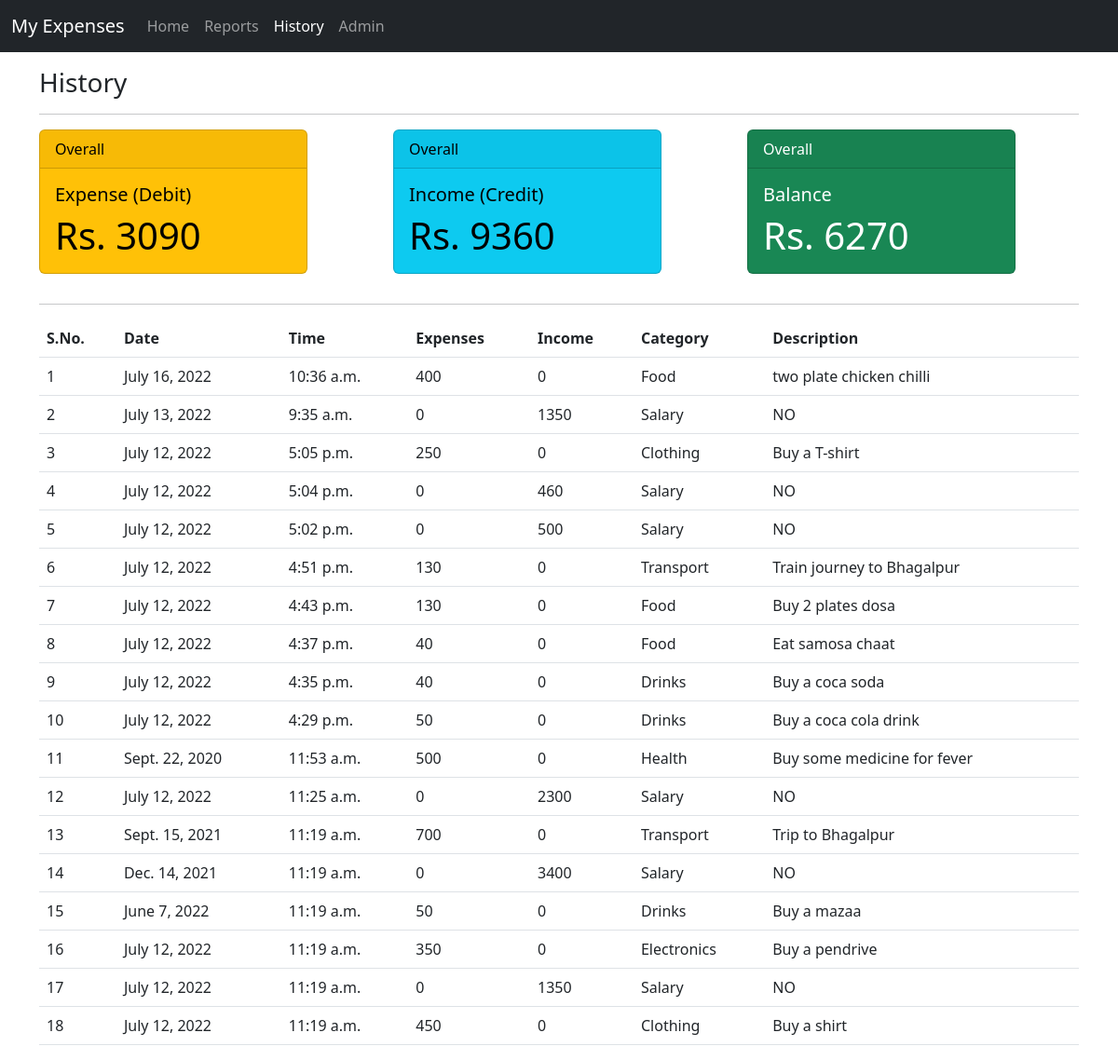
The page /history/ on the database its author committed.
### expense_tracker/models.py (models this page shows, shortened)
class Expense(models.Model):
    date = models.DateField(default=datetime.datetime.now().strftime('%Y-%m-%d'))
    time = models.TimeField(auto_now_add=True)
    debit = models.PositiveIntegerField(default=0)
    credit = models.PositiveIntegerField(default=0)
    category = models.ForeignKey(Category, on_delete=models.CASCADE)
    description = models.TextField(default='NO', verbose_name='Message')

class Category(models.Model):
    name = models.CharField(max_length=100)
    class Meta:
        verbose_name_plural = 'Categories'
    def __str__(self):
        return self.name

### expense_tracker/views.py (the view)
# urls.py: path('history/', views.history_page, name='history'),
def history_page(request):
    expenses = Expense.objects.all().order_by('-id')
    debits = credits = 0
    for exp in expenses:
            debits += exp.debit
            credits += exp.credit
    balance = credits - debits
    return render(request, 'history.html', {
        'expenses' : expenses,
        'debits' : debits,
        'credits' : credits,
        'balance' : balance
    })

### expense_tracker/templates/history.html (shortened to what this page needs)
{% extends 'base.html' %}
{% block content %}
<h3 class="my-3">History</h3>
<hr>
<div class="row">
    <div class="col-md-4">
        <div class="card text-bg-warning mb-3" style="max-width: 18rem;">
            <div class="card-header">Overall</div>
            <div class="card-body">
              <h5 class="card-title">Expense (Debit)</h5>
              <h1 class="card-text">Rs. {{debits}}</h1>
            </div>
        </div>
    </div>
    <div class="col-md-4">
        <div class="card text-bg-info mb-3" style="max-width: 18rem;">
            <div class="card-header">Overall</div>
            <div class="card-body">
              <h5 class="card-title">Income (Credit)</h5>
              <h1 class="card-text">Rs. {{credits}}</h1>
            </div>
        </div>
    </div>
    <div class="col-md-4">
        {% if balance >= 0 %}
        <div class="card text-bg-success mb-3" style="max-width: 18rem;">
            <div class="card-header">Overall</div>
            <div class="card-body">
              <h5 class="card-title">Balance</h5>
              <h1 class="card-text">Rs. {{balance}}</h1>
            </div>
        </div>
        {% endif %}
    </div>
</div>
<hr>
<table class="table table-hover">
    <tr>
        <th>S.No.</th>
        <th>Date</th>
        <th>Time</th>
        <th>Expenses</th>
        <th>Income</th>
        <th>Category</th>
        <th>Description</th>
    </tr>
    {% for expense in expenses %}
    <tr>
        <td>{{forloop.counter}}</td>
        <td>{{expense.date}}</td>
        <td>{{expense.time}}</td>
        <td>{{expense.debit}}</td>
        <td>{{expense.credit}}</td>
        <td>{{expense.category}}</td>
        <td>{{expense.description}}</td>
    </tr>
    {% endfor %}
</table>
{% endblock %}

### expense_tracker/templates/base.html (shortened to what this page needs)
<!DOCTYPE html>
<html lang="en">
<head>
    <link href="https://cdn.jsdelivr.net/npm/bootstrap@5.2.0-beta1/dist/css/bootstrap.min.css" rel="stylesheet">
</head>
<body>
    <nav class="navbar navbar-expand-lg bg-dark navbar-dark">
        <div class="container-fluid">
          <a class="navbar-brand" href="{% url 'home' %}">My Expenses</a>
          <div class="collapse navbar-collapse" id="navbarSupportedContent">
            <ul class="navbar-nav me-auto mb-2 mb-lg-0">
            <li class="nav-item">
                <a class="nav-link {% if request.path == '/' %} active {% endif %}" aria-current="page" href="{% url 'home' %}">Home</a>
            </li>
            <li class="nav-item">
                <a class="nav-link {% if request.path == '/reports/' %} active {% endif %}" href="{% url 'reports' %}">Reports</a>
            </li>
            <li class="nav-item">
                <a class="nav-link {% if request.path == '/history/' %} active {% endif %}" href="{% url 'history' %}">History</a>
            </li>
            <li class="nav-item">
                <a class="nav-link" href="/admin" target="_blank">Admin</a>
            </li>
          </div>
        </div>
    </nav>
    <div class="container">
    {% block content %}
    {% endblock %}
    </div>
</body>
</html>

### rows shown on the page
Expense: date "July 16, 2022", time "10:36 a.m.", debit "400", credit "0", category "Food", description "two plate chicken chilli"
Expense: date "July 13, 2022", time "9:35 a.m.", debit "0", credit "1350", category "Salary", description "NO"
Expense: date "July 12, 2022", time "5:05 p.m.", debit "250", credit "0", category "Clothing", description "Buy a T-shirt"
Expense: date "July 12, 2022", time "5:04 p.m.", debit "0", credit "460", category "Salary", description "NO"
Expense: date "July 12, 2022", time "5:02 p.m.", debit "0", credit "500", category "Salary", description "NO"
Expense: date "July 12, 2022", time "4:51 p.m.", debit "130", credit "0", category "Transport", description "Train journey to Bhagalpur"
Expense: date "July 12, 2022", time "4:43 p.m.", debit "130", credit "0", category "Food", description "Buy 2 plates dosa"
Expense: date "July 12, 2022", time "4:37 p.m.", debit "40", credit "0", category "Food", description "Eat samosa chaat"
Expense: date "July 12, 2022", time "4:35 p.m.", debit "40", credit "0", category "Drinks", description "Buy a coca soda"
Expense: date "July 12, 2022", time "4:29 p.m.", debit "50", credit "0", category "Drinks", description "Buy a coca cola drink"
Expense: date "Sept. 22, 2020", time "11:53 a.m.", debit "500", credit "0", category "Health", description "Buy some medicine for fever"
Expense: date "July 12, 2022", time "11:25 a.m.", debit "0", credit "2300", category "Salary", description "NO"
Expense: date "Sept. 15, 2021", time "11:19 a.m.", debit "700", credit "0", category "Transport", description "Trip to Bhagalpur"
Expense: date "Dec. 14, 2021", time "11:19 a.m.", debit "0", credit "3400", category "Salary", description "NO"
Expense: date "June 7, 2022", time "11:19 a.m.", debit "50", credit "0", category "Drinks", description "Buy a mazaa"
Expense: date "July 12, 2022", time "11:19 a.m.", debit "350", credit "0", category "Electronics", description "Buy a pendrive"
Expense: date "July 12, 2022", time "11:19 a.m.", debit "0", credit "1350", category "Salary", description "NO"
Expense: date "July 12, 2022", time "11:19 a.m.", debit "450", credit "0", category "Clothing", description "Buy a shirt"

### other values the page prints
{{ debits }} "3090"
{{ credits }} "9360"
{{ balance }} "6270"
